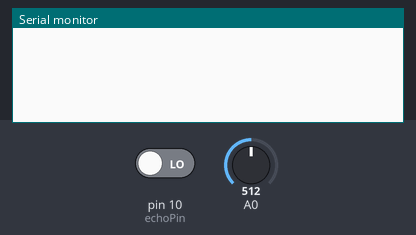
The sketch below on a simulated Arduino Uno, built with avr-gcc and run on an emulated ATmega328P. Parts: the last lines printed to the serial monitor. The test bench sets the inputs (shaded band); at power-on: A0 = 512, pin 10 (echoPin) LOW. The modem accepts every AT command (registered, SIM ready, sends succeed) and sends nothing else.

Above: at 1.3 s.
1.4 s: A0 set to 716
At 3.6 s:
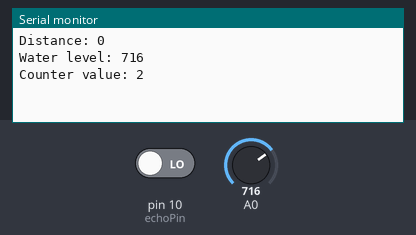
4.6 s: A0 set to 900
At 16.3 s:
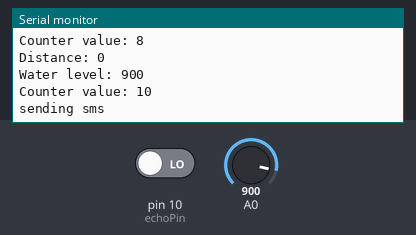
Timing chart, 0 to 17.8 s (numbered marks = the images above; inputs shaded):
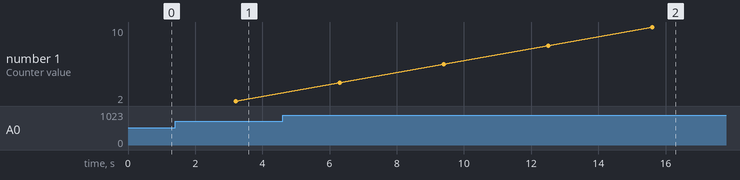

Measured:
- after the input at 1.4 s, the serial monitor: prints a new line after 1.7 s (image 1)
- after the input at 4.6 s, the serial monitor: prints a new line after 1.6 s (image 2)

The sketch:

watergsmultra.ino
```cpp
#include<SoftwareSerial.h>
//test
#define trigPin 9

#define echoPin 10

int counter ;
int WaterLevelValue;

SoftwareSerial mySerial(2, 3);

int normalDistance;

boolean triggered = false;

long duration, distance;

void setup()

{

mySerial.begin(9600);

Serial.begin (9600);

delay(100);

pinMode(trigPin, OUTPUT);

pinMode(echoPin, INPUT);

long duration, distance;


}

void loop(){

  digitalWrite(trigPin, LOW);

  delay(1000);

  digitalWrite(trigPin, HIGH);

  delay(1000);

  digitalWrite(trigPin, LOW);

  duration = pulseIn(echoPin, HIGH);

  distance= duration*0.034/2;

  Serial.print("Distance: ");

  Serial.println(distance);

  Serial.print("Water level: ");
  WaterLevelValue = analogRead(A0);
  Serial.println(WaterLevelValue);

  delay(100);

  if (distance <= 20){

  triggered = true;

  counter ++;


  }
  else{

    triggered = false;

    counter = 0;


  }
  if(WaterLevelValue >= 300){
    //triggered = true;

    counter ++;
  }
  else{
    //triggered = false;

    counter = 0;
  }


  Serial.print("Counter value: ");
  Serial.println(counter);


  if (triggered && counter == 10 && WaterLevelValue >= 300 ){
    Serial.println("sending sms");
    mySerial.println("AT+CMGF=1");

    //Sets the GSM Module in Text Mode

    delay(500);

    // Delay of 1000 milli seconds or 1 second

    mySerial.println("AT+CMGS=\"+639093222770\"\r");

    // Replace x with mobile number

    delay(500);

    mySerial.println("ALERT! The Water level reached it's limit!.");

    // The SMS text you want to send
    delay(100);

    mySerial.println((char)26);

    // ASCII code of CTRL+Z

    delay(1000);

  counter = 0;

    }


}
```
